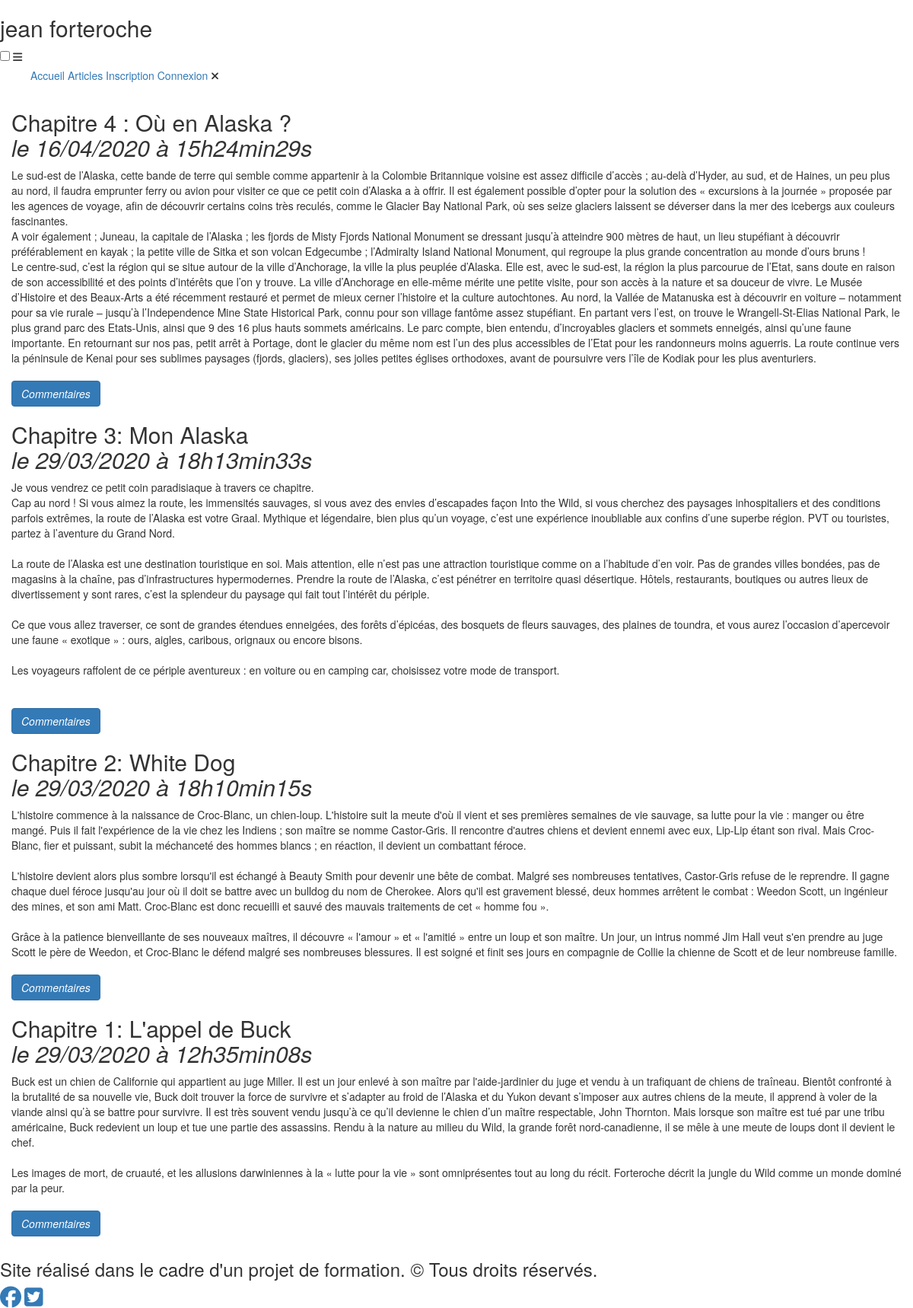
/index.php?action=listPosts, run on the app's committed database.
### tables this page shows
CREATE TABLE IF NOT EXISTS `posts` (
  `post_id` int(11) NOT NULL AUTO_INCREMENT,
  `title` varchar(255) NOT NULL,
  `content` text NOT NULL,
  `creation_date` datetime NOT NULL,
  PRIMARY KEY (`post_id`)
);

### model/PostManager.php (called while the page is built, shortened)
<?php
class PostManager extends Manager
{
    public function getPosts()
    {
        $db = $this->dbConnect();
        $req = $db->query('SELECT post_id, title, content, DATE_FORMAT(creation_date, \'%d/%m/%Y à %Hh%imin%ss\') AS creation_date_fr FROM posts ORDER BY creation_date DESC LIMIT 0, 5');
        return $req;
    }
}

### controller/frontend.php (called while the page is built, shortened)
<?php
require_once('model/PostManager.php');
function listPosts()
{
    $postManager = new PostManager();
    $posts = $postManager->getPosts();
    require('view/frontend/listPostsView.php');
}

### view/frontend/listPostsView.php (the view, shortened to what this page needs)
<?php
while ($data = $posts->fetch())
{
?>
    <div id="news">
        <h2>
            <?= $data['title'] ?> <br>
            <em> le <?= $data['creation_date_fr'] ?></em>
        </h2>
        <p>
            <?= nl2br($data['content']) ?>
            <br /><br>
            <a href="index.php?action=chapitre&amp;id=<?= $data['post_id'] ?>" class="btn btn-primary"><em>Commentaires</em></a>
        </p>
    </div>
<?php
}
?>
<?php require('view/frontend/template.php'); ?>

### data on the page
posts: title "Chapitre 4 : Où en Alaska ?", creation_date_fr "16/04/2020 à 15h24min29s", content "Le sud-est de l’Alaska, cette bande de terre qui semble comme appartenir à la Colombie Britannique voisine est assez difficile d’accès ; au-delà d’Hyder, au sud, et de Haines, un peu plus au nord, il faudra emprunter ferry ou avion pour visiter ce que ce petit coin d’Alaska a à offrir. Il est également possible d’opter pour la solution des « excursions à la journée » proposée par les agences de voyage, afin de découvrir certains coins très reculés, comme le Glacier Bay National Park, où ses seize glaciers laissent se déverser dans la mer des icebergs aux couleurs fascinantes. A voir également ; Juneau, la capitale de l’Alaska ; les fjords de Misty Fjords National Monument se dressant…"
posts: title "Chapitre 3: Mon Alaska", creation_date_fr "29/03/2020 à 18h13min33s", content "Je vous vendrez ce petit coin paradisiaque à travers ce chapitre. Cap au nord ! Si vous aimez la route, les immensités sauvages, si vous avez des envies d’escapades façon Into the Wild, si vous cherchez des paysages inhospitaliers et des conditions parfois extrêmes, la route de l’Alaska est votre Graal. Mythique et légendaire, bien plus qu’un voyage, c’est une expérience inoubliable aux confins d’une superbe région. PVT ou touristes, partez à l’aventure du Grand Nord. La route de l’Alaska est une destination touristique en soi. Mais attention, elle n’est pas une attraction touristique comme on a l’habitude d’en voir. Pas de grandes villes bondées, pas de magasins à la chaîne, pas…"
posts: title "Chapitre 2: White Dog", creation_date_fr "29/03/2020 à 18h10min15s", content "L'histoire commence à la naissance de Croc-Blanc, un chien-loup. L'histoire suit la meute d'où il vient et ses premières semaines de vie sauvage, sa lutte pour la vie : manger ou être mangé. Puis il fait l'expérience de la vie chez les Indiens ; son maître se nomme Castor-Gris. Il rencontre d'autres chiens et devient ennemi avec eux, Lip-Lip étant son rival. Mais Croc-Blanc, fier et puissant, subit la méchanceté des hommes blancs ; en réaction, il devient un combattant féroce. L'histoire devient alors plus sombre lorsqu'il est échangé à Beauty Smith pour devenir une bête de combat. Malgré ses nombreuses tentatives, Castor-Gris refuse de le reprendre. Il gagne chaque duel féroce jusqu'au…"
posts: title "Chapitre 1: L'appel de Buck", creation_date_fr "29/03/2020 à 12h35min08s", content "Buck est un chien de Californie qui appartient au juge Miller. Il est un jour enlevé à son maître par l'aide-jardinier du juge et vendu à un trafiquant de chiens de traîneau. Bientôt confronté à la brutalité de sa nouvelle vie, Buck doit trouver la force de survivre et s’adapter au froid de l’Alaska et du Yukon devant s’imposer aux autres chiens de la meute, il apprend à voler de la viande ainsi qu’à se battre pour survivre. Il est très souvent vendu jusqu’à ce qu’il devienne le chien d’un maître respectable, John Thornton. Mais lorsque son maître est tué par une tribu américaine, Buck redevient un loup et tue une partie des assassins. Rendu à la nature au milieu du Wild, la grande forêt…"
